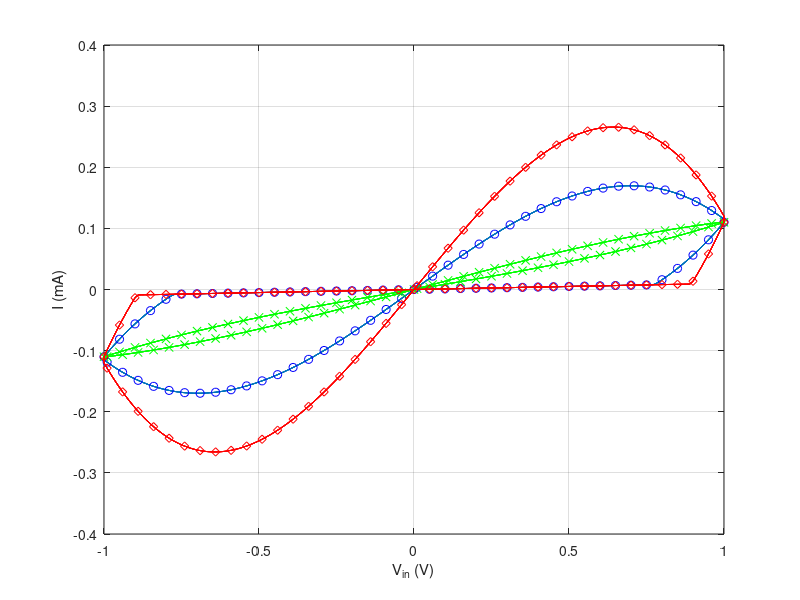

Here is the MATLAB script that generated this plot:
function simplest_memristor()

close all;
v=[];
g0=0.1;
v_cycle=-1:0.01:1;
dt=0.5;

N_cycles=10;

for i=1:N_cycles
    v=[v v_cycle];
    v_cycle=flip(v_cycle);
end

% figure(1)
% plot(v);
% 
% figure(2)
f=cumtrapz(v)*dt;
% plot(f);
% 
% figure(3)
% plot(f,g(v,f));



figure(4)
plot(v,v.*g(0,f));
xlabel('V_{in} (V)');
ylabel('I (mA)');
grid on
hold on
ll=2*length(v)/N_cycles;
ind=1:ceil(ll/100):ll;
plot(v(ind),v(ind).*g(0,f(ind)),'bo');


dt=0.05;
f=cumtrapz(v)*dt;
plot(v,v.*g(0,f),'g');
plot(v(ind),v(ind).*g(0,f(ind)),'gx');


dt=1.0;
f=cumtrapz(v)*dt;
plot(v,v.*g(0,f),'r');
plot(v(ind),v(ind).*g(0,f(ind)),'rd');




    function gg=g(v,f)
        gg = 0.1*g0+max(0,g0*(1+0.1*f));
    end


end